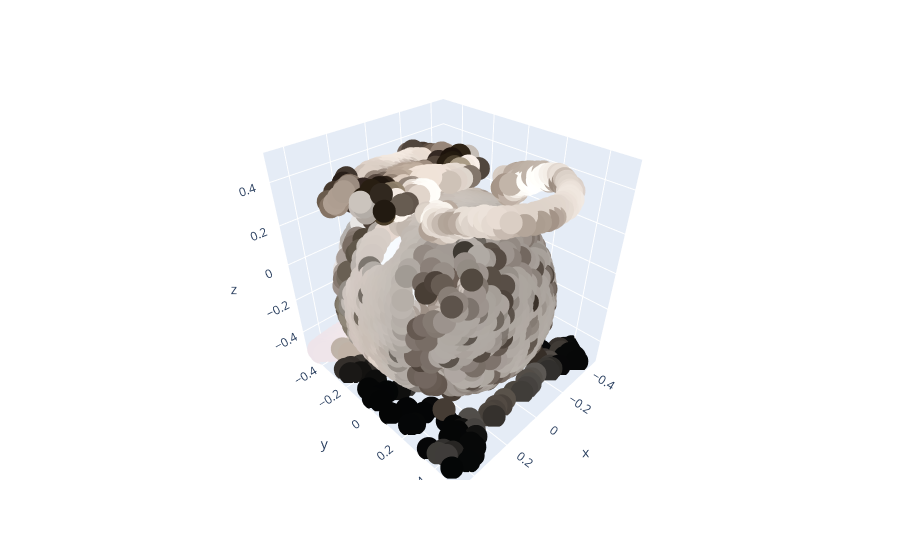

Notebook source saved alongside this figure:
### Code cell
# Load an image to condition on
img_path = "/local/home/gmarsich/Desktop/Thesis/0Code_playground/pointClouds/alarm2.jpeg" # Fill in your image path
img = Image.open(img_path)

# Produce a sample from the model (this takes around 3 minutes on base300M)
samples = None
for x in tqdm(
    sampler.sample_batch_progressive(batch_size=1, model_kwargs=dict(images=[img]))
):
    samples = x
pc = sampler.output_to_point_clouds(samples)[0]


import plotly.express as px

def rgb_to_hex(r: float, g: float, b: float) -> str:
    """Map a [0, 1] RGB to a [0, 255] RGB hex string"""
    return ("#{:02x}{:02x}{:02x}").format(int(r * 255), int(g * 255), int(b * 255))

x, y, z = pc.coords[:, 0], pc.coords[:, 1], pc.coords[:, 2]
colors = [
    rgb_to_hex(r, g, b)
    for r, g, b in zip(pc.channels["R"], pc.channels["G"], pc.channels["B"])
]  # Create a category per color
color_map = {hex: hex for hex in colors}  # Map a color to a category
fig = px.scatter_3d(x=x, y=y, z=z, color=colors, color_discrete_map=color_map)
fig.update_traces(showlegend=False)
fig.show()
